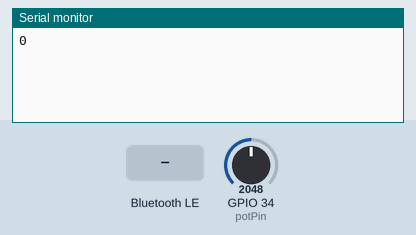
The sketch below on a simulated ESP32. Parts: the last lines printed to the serial monitor. The test bench sets the inputs (shaded band); at power-on: GPIO 34 (potPin) = 2048. Nothing arrives over Bluetooth unless stated; a phone connects over Bluetooth LE 3 s after start.

Above: at 1.2 s.
1.3 s: Bluetooth LE write "d" received
At 1.9 s:
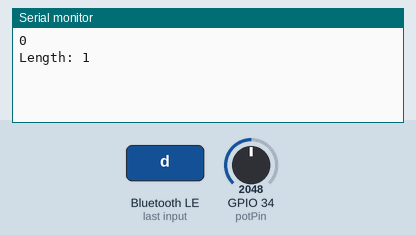
2.8 s: GPIO 34 (potPin) set to 2866
At 4.2 s:
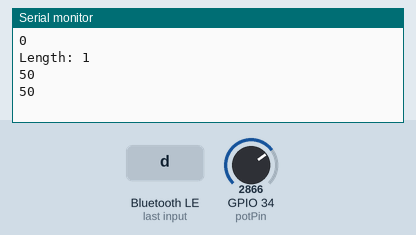
4.3 s: GPIO 34 (potPin) set to 3603
At 6.9 s:
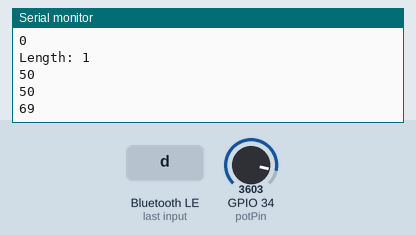
Timing chart, 0 to 8.4 s (numbered marks = the images above; inputs shaded):
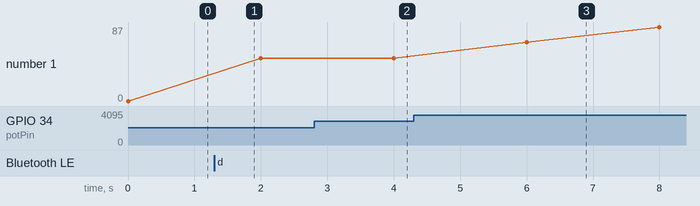

Measured:
- after the input at 1.3 s, the serial monitor: prints a new line after 0.05 s (image 1)
- plotted number 1: 50 → 87 after the input at 4.3 s

The sketch:

SPLASHX.ino
```cpp
//****************************************************
//************************************************** *
//Connections of Sensors to ESP32                  * *
//  	                                             * *
//  	                                             * *
//  		                                           * *
//  	                                             * *
// 	                                               * *
//                                                 * *
//************************************************** *
//****************************************************


//****************** Header Call and Declaration of BLE***********

#include <BLEDevice.h>
#include <BLEServer.h>
#include <BLEUtils.h>
#include <BLE2902.h>
BLEServer* pServer = NULL;
BLECharacteristic* pCharacteristic = NULL;
bool deviceConnected = false;
bool oldDeviceConnected = false;
uint32_t value = 0;


#define SERVICE_UUID        "4fafc201-1fb5-459e-8fcc-c5c9c331914b"
#define CHARACTERISTIC_UUID "beb5483e-36e1-4688-b7f5-ea07361b26a8"


int x;

//**************Class Declaration for BLE with feedback**************************
class MyServerCallbacks: public BLEServerCallbacks {

    void onConnect(BLEServer* pServer)
    {
      deviceConnected = true;
      BLEDevice::startAdvertising();
    };

    void onDisconnect(BLEServer* pServer)
    {
      deviceConnected = false;
    }
};

class MyCallbacks: public BLECharacteristicCallbacks {

    void sendData(String textdata)
{
  String text= textdata;
  if (deviceConnected)
  {
    pCharacteristic->setValue((char*)text.c_str());
    pCharacteristic->notify();
  }
    // disconnecting
  if (!deviceConnected && oldDeviceConnected)
  {
    // give the bluetooth stack the chance to get things ready
    pServer->startAdvertising(); // restart advertising
    Serial.println("start advertising");
    oldDeviceConnected = deviceConnected;
  }
  if (deviceConnected && !oldDeviceConnected)
  {
      // do stuff here on connecting
      oldDeviceConnected = deviceConnected;
  }

}
    void onWrite(BLECharacteristic *pCharacteristic)
    {
      std::string value = pCharacteristic->getValue();
      char message[19];
      String toFind = "batteryLevel";
      String rcvmsg = "";

      if (value.length() > 0)
      {
        for (int i = 0; i < value.length(); i++)
        {
          message[i] = value[i];
          rcvmsg = rcvmsg + message[i];
        }
        Serial.print("Length: "); Serial.println(rcvmsg.length());

        if (rcvmsg.equals(toFind))
        {
          String text = "";
          text = String(x);  // to notify
          sendData(text);
        }


        }

        strcpy(message, "");

      }

};

// Potentiometer is connected to GPIO 34 (Analog ADC1_CH6)
const int potPin = 34;

// variable for storing the potentiometer value
int potValue = 0;


void setup() {

  Serial.begin(115200);


  //************Setup for bluetooth******************

  BLEDevice::init("ESP32");
  pServer = BLEDevice::createServer();
  pServer->setCallbacks(new MyServerCallbacks());
  BLEService *pService = pServer->createService(SERVICE_UUID);
  pCharacteristic = pService->createCharacteristic(
                      CHARACTERISTIC_UUID,
                      BLECharacteristic::PROPERTY_READ   |
                      BLECharacteristic::PROPERTY_WRITE  |
                      BLECharacteristic::PROPERTY_NOTIFY |
                      BLECharacteristic::PROPERTY_INDICATE
                    );
  pCharacteristic->setCallbacks(new MyCallbacks());


  pCharacteristic->addDescriptor(new BLE2902());
  pService->start();
  BLEAdvertising *pAdvertising = BLEDevice::getAdvertising();
  pAdvertising->addServiceUUID(SERVICE_UUID);
  pAdvertising->setScanResponse(false);
  pAdvertising->setMinPreferred(0x0);
  BLEDevice::startAdvertising();

}

void loop() {

  readAnalog();

  String text = "";
  text = String(x);
  // to notify


  if (x<=5)
  {
    sendData(text);
    }else if(x == 100)
    {
       sendData(text);
      }
  delay(2000);
}
```

read_analog.ino
```cpp
void readAnalog() {


  x = map(potValue, 0, 4095, 0, 100);
  // Reading potentiometer value
  potValue = analogRead(potPin);
  Serial.println(x);


}
```

sendData.ino
```cpp
void sendData(String textdata)
{
  String text= textdata;
  if (deviceConnected)
  {
    pCharacteristic->setValue((char*)text.c_str());
    pCharacteristic->notify();
  }
    // disconnecting
  if (!deviceConnected && oldDeviceConnected)
  {
    // give the bluetooth stack the chance to get things ready
    pServer->startAdvertising(); // restart advertising
    Serial.println("start advertising");
    oldDeviceConnected = deviceConnected;
  }
  if (deviceConnected && !oldDeviceConnected)
  {
      // do stuff here on connecting
      oldDeviceConnected = deviceConnected;
  }

}
```
